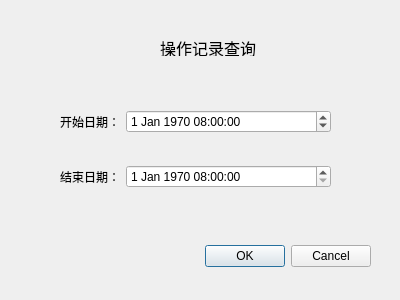
<?xml version="1.0" encoding="UTF-8"?>
<ui version="4.0">
 <class>Dialog_log</class>
 <widget class="QDialog" name="Dialog_log">
  <property name="geometry">
   <rect>
    <x>0</x>
    <y>0</y>
    <width>400</width>
    <height>300</height>
   </rect>
  </property>
  <property name="windowTitle">
   <string>Dialog</string>
  </property>
  <property name="inputMethodHints">
   <set>Qt::ImhTime</set>
  </property>
  <widget class="QDialogButtonBox" name="buttonBox">
   <property name="geometry">
    <rect>
     <x>30</x>
     <y>240</y>
     <width>341</width>
     <height>32</height>
    </rect>
   </property>
   <property name="orientation">
    <enum>Qt::Horizontal</enum>
   </property>
   <property name="standardButtons">
    <set>QDialogButtonBox::Cancel|QDialogButtonBox::Ok</set>
   </property>
  </widget>
  <widget class="QLabel" name="label">
   <property name="geometry">
    <rect>
     <x>160</x>
     <y>40</y>
     <width>101</width>
     <height>16</height>
    </rect>
   </property>
   <property name="font">
    <font>
     <pointsize>12</pointsize>
    </font>
   </property>
   <property name="text">
    <string>操作记录查询</string>
   </property>
  </widget>
  <widget class="QWidget" name="">
   <property name="geometry">
    <rect>
     <x>60</x>
     <y>110</y>
     <width>271</width>
     <height>81</height>
    </rect>
   </property>
   <layout class="QFormLayout" name="formLayout">
    <item row="0" column="0">
     <widget class="QLabel" name="label_2">
      <property name="text">
       <string>开始日期：</string>
      </property>
     </widget>
    </item>
    <item row="0" column="1">
     <widget class="QDateTimeEdit" name="dateTimeEdit">
      <property name="dateTime">
       <datetime>
        <hour>8</hour>
        <minute>0</minute>
        <second>0</second>
        <year>1970</year>
        <month>1</month>
        <day>1</day>
       </datetime>
      </property>
      <property name="time">
       <time>
        <hour>8</hour>
        <minute>0</minute>
        <second>0</second>
       </time>
      </property>
      <property name="currentSection">
       <enum>QDateTimeEdit::YearSection</enum>
      </property>
     </widget>
    </item>
    <item row="2" column="0">
     <widget class="QLabel" name="label_3">
      <property name="text">
       <string>结束日期：</string>
      </property>
     </widget>
    </item>
    <item row="2" column="1">
     <widget class="QDateTimeEdit" name="dateTimeEdit_2">
      <property name="dateTime">
       <datetime>
        <hour>8</hour>
        <minute>0</minute>
        <second>0</second>
        <year>1970</year>
        <month>1</month>
        <day>1</day>
       </datetime>
      </property>
      <property name="time">
       <time>
        <hour>8</hour>
        <minute>0</minute>
        <second>0</second>
       </time>
      </property>
     </widget>
    </item>
    <item row="1" column="0" colspan="2">
     <spacer name="horizontalSpacer">
      <property name="orientation">
       <enum>Qt::Horizontal</enum>
      </property>
      <property name="sizeHint" stdset="0">
       <size>
        <width>40</width>
        <height>20</height>
       </size>
      </property>
     </spacer>
    </item>
   </layout>
  </widget>
 </widget>
 <resources/>
 <connections>
  <connection>
   <sender>buttonBox</sender>
   <signal>accepted()</signal>
   <receiver>Dialog_log</receiver>
   <slot>accept()</slot>
   <hints>
    <hint type="sourcelabel">
     <x>248</x>
     <y>254</y>
    </hint>
    <hint type="destinationlabel">
     <x>157</x>
     <y>274</y>
    </hint>
   </hints>
  </connection>
  <connection>
   <sender>buttonBox</sender>
   <signal>rejected()</signal>
   <receiver>Dialog_log</receiver>
   <slot>reject()</slot>
   <hints>
    <hint type="sourcelabel">
     <x>316</x>
     <y>260</y>
    </hint>
    <hint type="destinationlabel">
     <x>286</x>
     <y>274</y>
    </hint>
   </hints>
  </connection>
 </connections>
</ui>
